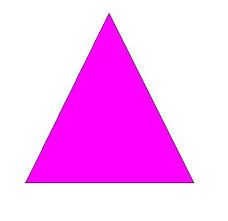
#> input picture mm.jpg, 228 x 221 px
$ jupyter execute PruebasParcial.ipynb
#> lines starting #> are read from the running program, lines starting #| are printed output that depends on the picture; after the words box and inside, x2 and y2 are one past the last pixel; in counts of white or black regions, pixels touching at a corner belong together
[cell 1]
import cv2
import numpy as np
import matplotlib.pyplot as plt

# Leer la imagen
image = cv2.imread('mm.jpg')
#> image is the input picture: shape (221, 228, 3); mean B, G, R 253, 182.1, 253
gray = cv2.cvtColor(image, cv2.COLOR_BGR2GRAY)
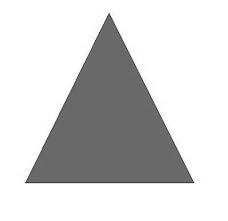
#> gray: shape (221, 228); min 21, max 255, mean 211.3

# Aplicar el filtro Canny
canny = cv2.Canny(gray, 10, 150)
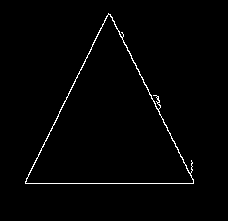
#> canny: shape (221, 228); 1.4% white in thin lines or dots, all inside (x1, y1, x2, y2) = (25, 13, 194, 184)
canny = cv2.dilate(canny, None, iterations=1)
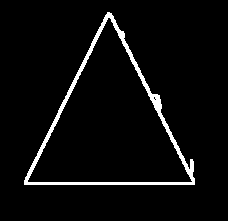
#> canny: shape (221, 228); 4.2% white; 1 white region, box (x1, y1, x2, y2) and area: (24, 12, 195, 185) 2132
canny = cv2.erode(canny, None, iterations=1)

# Encontrar contornos
cnts, _ = cv2.findContours(canny, cv2.RETR_EXTERNAL, cv2.CHAIN_APPROX_SIMPLE)
#> cnts = 1 contour; box (x1, y1, x2, y2) and area: (25, 13, 194, 184) 14726

# Procesar y etiquetar cada contorno
fig, axs = plt.subplots(len(cnts), 1, figsize=(10, 10*len(cnts)))

if len(cnts) == 1:
    axs = [axs]

for i, c in enumerate(cnts):
    epsilon = 0.01 * cv2.arcLength(c, True)
    approx = cv2.approxPolyDP(c, epsilon, True)
    x, y, w, h = cv2.boundingRect(approx)

    # Crear una imagen nueva para mostrar cada forma detectada
    shape_img = image[y:y+h, x:x+w].copy()
    shape_title = 'Forma Desconocida'

    if len(approx) == 3:
        shape_title = 'Triangulo'
    elif len(approx) == 4:
        aspect_ratio = float(w) / h
        if 0.95 <= aspect_ratio <= 1.05:
            shape_title = 'Cuadrado'
        else:
            shape_title = 'Rectangulo'
    elif len(approx) == 5:
        shape_title = 'Pentagono'
    elif len(approx) == 6:
        shape_title = 'Hexagono'
    elif len(approx) > 10:
        shape_title = 'Circulo'

    cv2.drawContours(shape_img, [approx - [x, y]], 0, (0, 255, 0), 2)

    # Convertir la imagen de BGR a RGB para Matplotlib
    shape_img_rgb = cv2.cvtColor(shape_img, cv2.COLOR_BGR2RGB)

    # Mostrar la imagen con el título correspondiente
    axs[i].imshow(shape_img_rgb)
    axs[i].set_title(shape_title)
    axs[i].axis('off')
#> this loop made 1 pass
#> (epsilon, x, y, w, h, shape_title) on pass 1: (6.07, 25, 13, 169, 171, 'Forma Desconocida')
#> pass 1, `shape_img = image[y:y+h, x:x+w].copy()`:
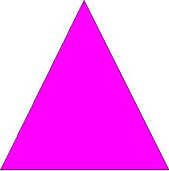
#> shape_img: shape (171, 169, 3); mean B, G, R 251.5, 127.9, 251.6
#> pass 1, `shape_img_rgb = cv2.cvtColor(shape_img, cv2.COLOR_BGR2RGB)`:
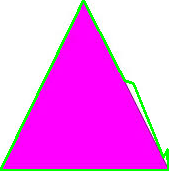
#> shape_img_rgb: shape (171, 169, 3); mean R, G, B 241.6, 133.4, 241.6
#> after the loop:
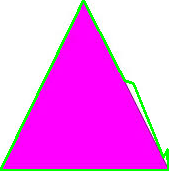
#> shape_img: shape (171, 169, 3); 4.79% of pixels changed, all inside (x1, y1, x2, y2) = (0, 0, 169, 171)

plt.tight_layout()
plt.show()

[cell 2]
import cv2
import numpy as np
import matplotlib.pyplot as plt

def identify_shape(contour):
    # Approximate the contour
    epsilon = 0.04 * cv2.arcLength(contour, True)
    approx = cv2.approxPolyDP(contour, epsilon, True)
    vertices = len(approx)

    if vertices == 3:
        return "Triángulo"
    elif vertices == 4:
        # Check if it's a square or rectangle
        x, y, w, h = cv2.boundingRect(approx)
        aspect_ratio = float(w) / h
        if 0.95 <= aspect_ratio <= 1.05:
            return "Cuadrado"
        else:
            return "Rectángulo"
    elif vertices == 5:
        return "Pentágono"
    elif vertices == 6:
        return "Hexágono"
    else:
        # Check if it's a circle
        area = cv2.contourArea(contour)
        perimeter = cv2.arcLength(contour, True)
        circularity = 4 * np.pi * (area / (perimeter * perimeter))
        if 0.7 <= circularity <= 1.2:
            return "Círculo"
        else:
            return "Forma desconocida"

def process_image(image_path):
    # Load image
#> called with image_path = 'mm.jpg'
    image = cv2.imread(image_path)
    gray = cv2.cvtColor(image, cv2.COLOR_BGR2GRAY)
    blurred = cv2.GaussianBlur(gray, (5, 5), 0)
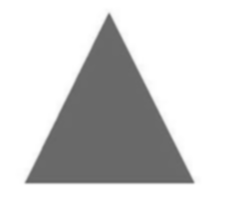
#> blurred: shape (221, 228); min 101, max 255, mean 211.3

    # Use Canny edge detection
    edges = cv2.Canny(blurred, 50, 150)
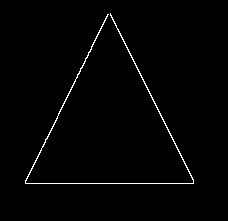
#> edges: shape (221, 228); 1.3% white in thin lines or dots, all inside (x1, y1, x2, y2) = (25, 13, 194, 184)

    # Find contours
    contours, _ = cv2.findContours(edges, cv2.RETR_EXTERNAL, cv2.CHAIN_APPROX_SIMPLE)
#> contours = 1 contour; box (x1, y1, x2, y2) and area: (25, 13, 194, 184) 162

    # Analyze contours
    for contour in contours:
        if cv2.contourArea(contour) < 100:  # Ignore small contours
            continue

        shape = identify_shape(contour)
        # Draw contour and shape name on the image
        cv2.drawContours(image, [contour], -1, (0, 255, 0), 2)
        M = cv2.moments(contour)
        if M["m00"] != 0:
            cX = int(M["m10"] / M["m00"])
            cY = int(M["m01"] / M["m00"])
            cv2.putText(image, shape, (cX - 50, cY), cv2.FONT_HERSHEY_SIMPLEX, 0.5, (0, 255, 0), 2)  # Green color
#> this loop made 1 pass
#> (epsilon in identify_shape, vertices in identify_shape, shape, cX, cY) on pass 1: (46.04, 6, 'Hexágono', 109, 97)
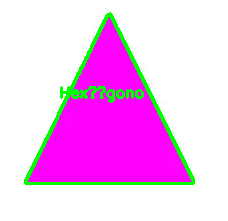
#> image: shape (221, 228, 3); 5.15% of pixels changed, all inside (x1, y1, x2, y2) = (24, 12, 195, 185)

    # Display the result
    plt.figure(figsize=(10, 10))
    plt.imshow(cv2.cvtColor(image, cv2.COLOR_BGR2RGB))
    plt.axis("off")
    plt.show()

# Example usage
image_path = 'mm.jpg'  # Replace with your image path
process_image(image_path)
